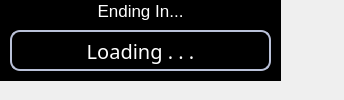
<?xml version="1.0" encoding="UTF-8"?>
<ui version="4.0">
 <class>TimerWindow</class>
 <widget class="QWidget" name="TimerWindow">
  <property name="enabled">
   <bool>true</bool>
  </property>
  <property name="geometry">
   <rect>
    <x>0</x>
    <y>0</y>
    <width>344</width>
    <height>100</height>
   </rect>
  </property>
  <property name="minimumSize">
   <size>
    <width>344</width>
    <height>100</height>
   </size>
  </property>
  <property name="maximumSize">
   <size>
    <width>400</width>
    <height>100</height>
   </size>
  </property>
  <property name="windowTitle">
   <string>Form</string>
  </property>
  <widget class="QWidget" name="widget" native="true">
   <property name="geometry">
    <rect>
     <x>0</x>
     <y>0</y>
     <width>281</width>
     <height>81</height>
    </rect>
   </property>
   <property name="styleSheet">
    <string notr="true">background-color: rgb(0, 0, 0);</string>
   </property>
   <widget class="QLabel" name="TimerWindowLabel">
    <property name="geometry">
     <rect>
      <x>10</x>
      <y>30</y>
      <width>261</width>
      <height>41</height>
     </rect>
    </property>
    <property name="font">
     <font>
      <family>Arial Black</family>
      <pointsize>-1</pointsize>
      <bold>false</bold>
     </font>
    </property>
    <property name="styleSheet">
     <string notr="true">color: rgb(255, 255, 255);
font-size: 20px;
font-weight: normal;
border: 2px solid  rgb(186, 193, 216);;
border-radius: 10px;</string>
    </property>
    <property name="text">
     <string>Loading . . .</string>
    </property>
    <property name="alignment">
     <set>Qt::AlignCenter</set>
    </property>
   </widget>
   <widget class="QLabel" name="label_4">
    <property name="geometry">
     <rect>
      <x>70</x>
      <y>0</y>
      <width>141</width>
      <height>21</height>
     </rect>
    </property>
    <property name="font">
     <font>
      <pointsize>13</pointsize>
     </font>
    </property>
    <property name="styleSheet">
     <string notr="true">color: white;
border: none;
</string>
    </property>
    <property name="text">
     <string>Ending In...</string>
    </property>
    <property name="alignment">
     <set>Qt::AlignCenter</set>
    </property>
   </widget>
  </widget>
 </widget>
 <resources/>
 <connections/>
</ui>
